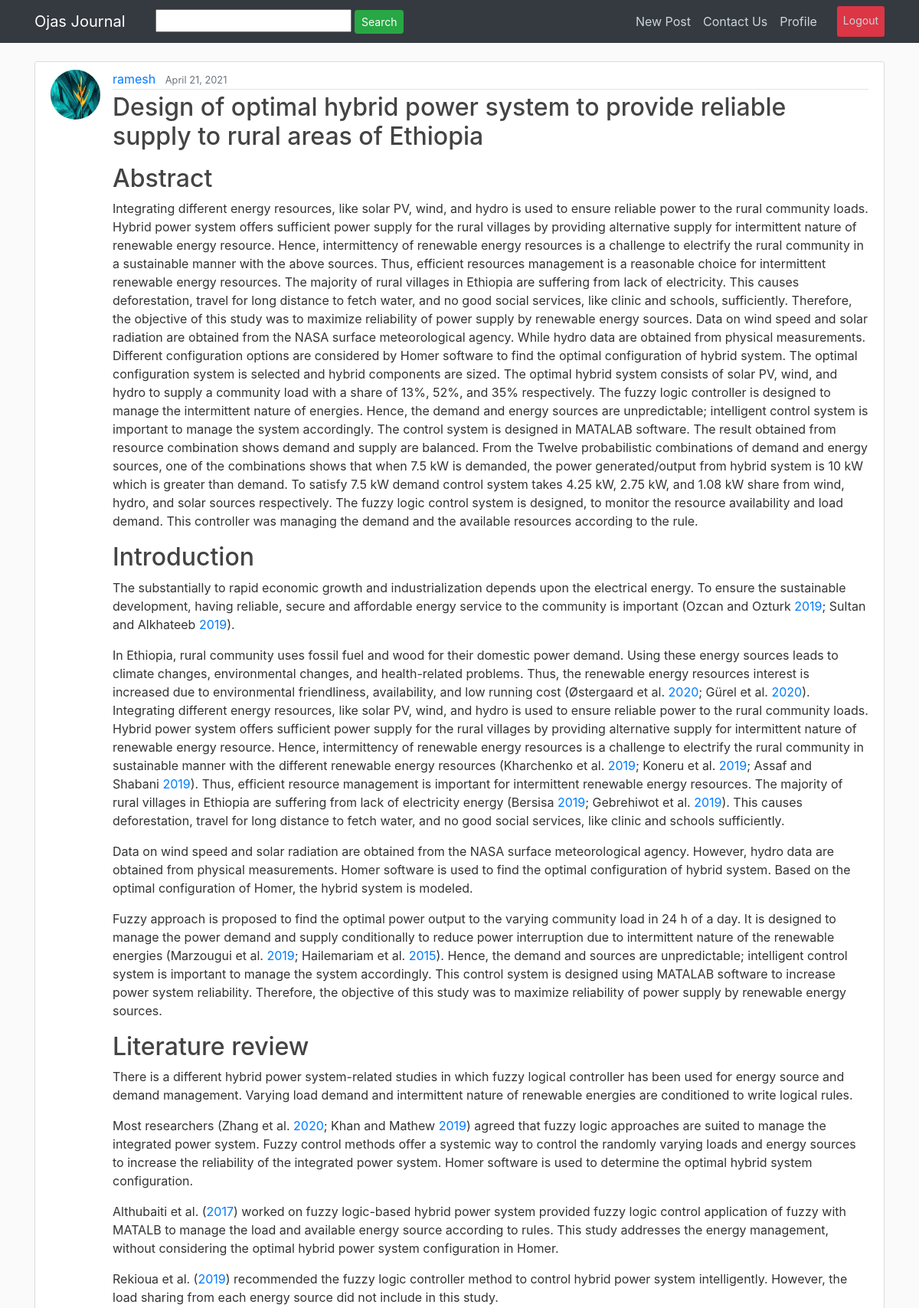
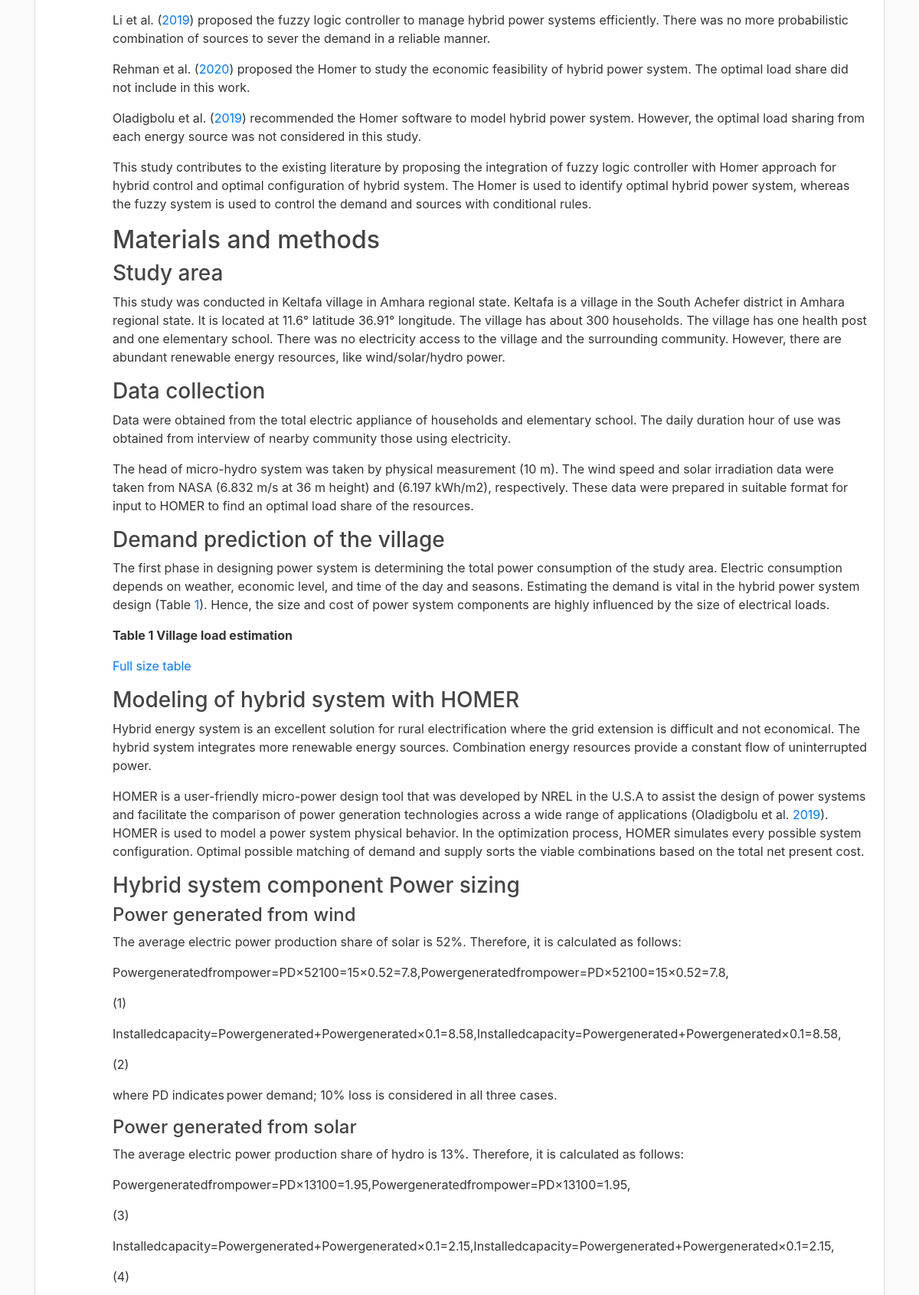
Page /post/15/ (signed in, upper part) on the committed database (2 pictures, top to bottom).
### journal_app/models.py (models this page shows, shortened)
class Post(models.Model):
    STATUS_DRAFT = 1
    STATUS_PUBLISHED = 2
    STATUS_ARCHIVED = 3
    STATUSES = (
        (STATUS_DRAFT, 'Draft'),
        (STATUS_PUBLISHED, 'Published'),
        (STATUS_ARCHIVED, 'Archived'),
    )
    title = models.CharField(max_length=2000)
    content = RichTextField()
    date_posted = models.DateTimeField(default=timezone.now)
    author = models.ForeignKey(User, on_delete=models.CASCADE)
    slug = models.SlugField(max_length=255, unique=True)
    tags = models.ManyToManyField(Tag, blank=True)
    created_date = models.DateTimeField(default=timezone.now)
    updated_date = models.DateTimeField(default=timezone.now)
    published_date = models.DateTimeField(default=timezone.now)
    status = models.SmallIntegerField(choices=STATUSES)

### users/models.py (models this page shows, shortened)
class Profile(models.Model):
    user = models.OneToOneField(User, on_delete=models.CASCADE)
    image = models.ImageField(default='default.jpg', upload_to='profile_pics')

### journal_app/views.py (the view)
# urls.py: path('post/<int:pk>/', PostDetailView.as_view(), name='post-detail'),
class PostDetailView(DetailView):
    model = Post

### journal_app/templates/journal_app/post_detail.html (shortened to what this page needs)
{% extends "journal_app/base.html" %}
{% block content %}
  <article class="media content-section" >
    <img class="rounded-circle article-img" src="{{ object.author.profile.image.url }}">
    <div class="media-body">
      <div class="article-metadata">
        <a class="mr-2" href="{% url 'user-posts' object.author.username %}">{{ object.author }}</a>
        <small class="text-muted">{{ object.date_posted|date:"F d, Y" }}</small>
      </div>
      <h2 class="article-title">{{ object.title }}</h2>
      <p class="article-content" >{{ object.content|safe }}</p>
    </div>
  </article>
{% endblock content %}

### journal_app/static/journal_app/main.css (style rules this page uses)
body { background: #fafafa; color: #333333; margin-top: 5rem; }
h1, h2, h3, h4, h5, h6 { color: #444444; }
.content-section { background: #ffffff; padding: 10px 20px; border: 1px solid #dddddd; border-radius: 3px; margin-bottom: 20px; }
.article-title { color: #444444; }
.article-content { white-space: pre-line; }
.article-img { height: 65px; width: 65px; margin-right: 16px; }
.article-metadata { padding-bottom: 1px; margin-bottom: 4px; border-bottom: 1px solid #e3e3e3 }

### rows in the picture
Post: author.profile.image (picture), author "ramesh", date_posted "April 21, 2021", title "Design of optimal hybrid power system to provide reliable supply to rural areas of Ethiopia", content "Abstract Integrating different energy resources, like solar PV, wind, and hydro is used to ensure reliable power to the rural community loads. Hybrid power system offers sufficient power supply for the rural villages by providing alternative supply for intermittent nature of renewable energy resource. Hence, intermittency of renewable energy resources is a challenge to electrify the rural community in a sustainable manner with the above sources. Thus, efficient resources management is a reasonable choice for intermittent renewable energy resources. The majority of rural villages in Ethiopia are suffering from lack of electricity. This causes deforestation, travel for long distance to fetch…"
